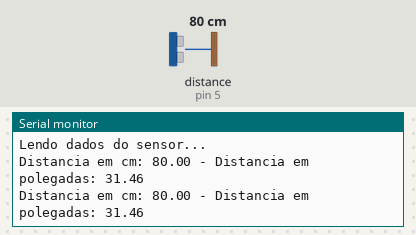
Recording of a sketch running on a simulated Arduino Uno, built with avr-gcc and run on an emulated ATmega328P. Parts: the last lines printed to the serial monitor. The test bench sets the inputs (shaded band); at power-on: distance to the obstacle (sensor on pin 5) 80 cm. The echo pulse lasts 58.3 µs per cm.

Above: at 1.8 s.
1.9 s: distance to the obstacle (sensor on pin 5) set to 2 cm
At 2.8 s:
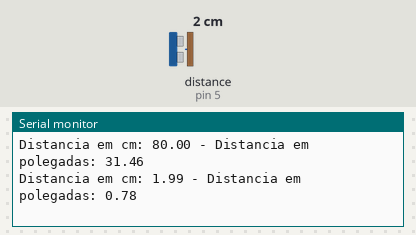
3.4 s: distance to the obstacle (sensor on pin 5) set to 4 cm
At 4.6 s:
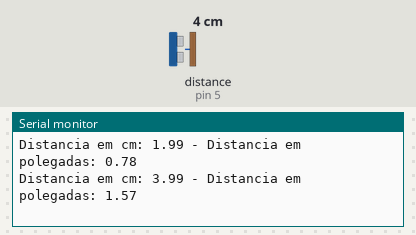
Timing chart, 0 to 6.4 s (numbered marks = the images above; inputs shaded):
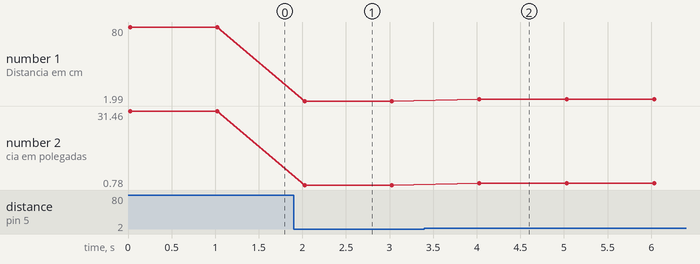

Measured:
- after the input at 1.9 s, the serial monitor: prints a new line after 0.13 s (image 1)
- after the input at 3.4 s, the serial monitor: prints a new line after 0.63 s (image 2)
- plotted number 1: 80 → 1.99 after the input at 1.9 s, 1.99 → 3.99 after the input at 3.4 s
- plotted number 2: 31.46 → 0.78 after the input at 1.9 s, 0.78 → 1.57 after the input at 3.4 s

The sketch:

SENSOR_ULTRASS_NICO.ino
```cpp
/***********************************************************************************************
 * EXEMPLO DE APLICAÇÃO USANDO  Sensor HC-SR04                                                 *
 * BY: LAB+ PROJETOS - 22.01.21 - UPDATE: 02.07.21                                             *
 ***********************************************************************************************/
#include <Ultrasonic.h>                                                 //Biblioteca para uso do LCD
#define pino_trigger 4                                                  //Define o pino 4 como trigger
#define pino_echo 5                                                     //Define o pino 5 como cho
Ultrasonic ultrasonic(pino_trigger, pino_echo);                         //Cria objeto ulstrassic e inicializa nos pinos definidos.
float cmMsec, inMsec;                                                   //Variável para ler as informações do sensor, em cm e pol

void setup()
{
  Serial.begin(9600);                                                   //Monitor Serial
  Serial.println("Lendo dados do sensor...");                           //Exibe o texto na Serial
}

void loop()
{
  long microsec = ultrasonic.timing();                                  //Variável para definir o tempo em ms igual o do sensor
  cmMsec = ultrasonic.convert(microsec, Ultrasonic::CM);                //Converte os dados em ms para cm
  inMsec = ultrasonic.convert(microsec, Ultrasonic::IN);                //Converte os dados em ms para pol
  Serial.print("Distancia em cm: ");                                    //Exibe o texto na Serial
  Serial.print(cmMsec);                                                 //Exibe a variável na Serial
  Serial.print(" - Distancia em polegadas: ");                          //Exibe o texto na Serial
  Serial.println(inMsec);                                               //Exibe a variável na Serial
  delay(1000);                                                          //Aguarda 1s
}
```
